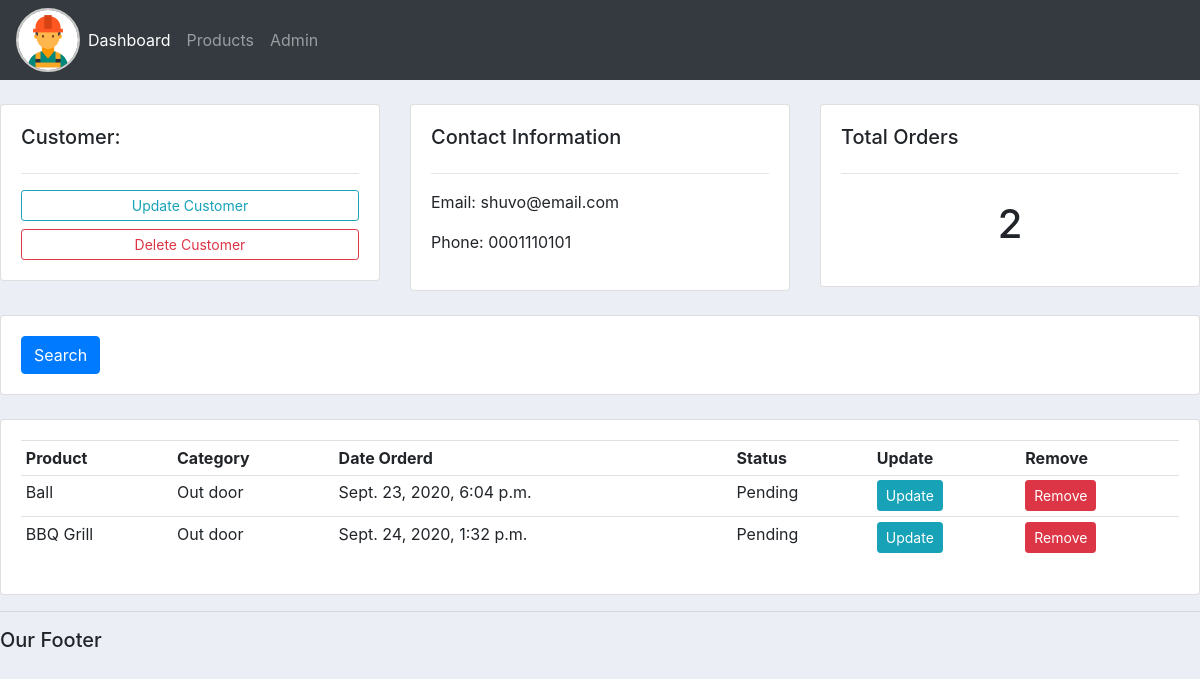
The app's page /customer/2/ with its own data.
### accounts/models.py (models this page shows, shortened)
class Customer(models.Model):
    name = models.CharField(max_length=200, null=True)
    phone = models.CharField(max_length=200, null=True)
    email = models.CharField(max_length=200, null=True)
    date_created = models.DateTimeField(auto_now_add=True)

class Order(models.Model):
    STATUS = (
        ('Pending', 'Pending'),
        ('Out for delivery', 'Out for delivery'),
        ('Delivered', 'Delivered'),
    )
    customer = models.ForeignKey(
        Customer, null=True, on_delete=models.SET_NULL)
    product = models.ForeignKey(Product, null=True, on_delete=models.SET_NULL)
    date_created = models.DateTimeField(auto_now_add=True)
    status = models.CharField(max_length=200, null=True, choices=STATUS)

class Product(models.Model):
    CATEGORY = (
        ('Indoor', 'Indoor'),
        ('Out door', 'Out door'),
    )
    name = models.CharField(max_length=200, null=True)
    price = models.FloatField(null=True)
    category = models.CharField(max_length=200, null=True, choices=CATEGORY)
    description = models.CharField(max_length=200, null=True, blank=True)
    date_created = models.DateTimeField(auto_now_add=True)
    tags = models.ManyToManyField(Tag)
    def __str__(self):
        return self.name

### accounts/views.py (the view)
# urls.py: path('customer/<str:pk>/', views.customer, name="customer"),
def customer(req, pk):
    customer = Customer.objects.get(id=pk)
    orders = customer.order_set.all()
    order_count = orders.count()
    context = {'customer': customer,
               'orders': orders, 'order_count': order_count}
    return render(req, 'accounts/customer.html', context)

### accounts/templates/accounts/customer.html
{% extends 'accounts/main.html' %} {% block content %}
<br />
<div class="row">
    <div class="col-md">
        <div class="card card-body">
            <h5>Customer:</h5>
            <hr />
            <a class="btn btn-outline-info btn-sm btn-block" href=""
                >Update Customer</a
            >
            <a class="btn btn-outline-danger btn-sm btn-block" href=""
                >Delete Customer</a
            >
        </div>
    </div>
    <div class="col-md">
        <div class="card card-body">
            <h5>Contact Information</h5>
            <hr />
            <p>Email: {{customer.email}}</p>
            <p>Phone: {{customer.phone}}</p>
        </div>
    </div>
    <div class="col-md">
        <div class="card card-body">
            <h5>Total Orders</h5>
            <hr />
            <h1 style="text-align: center; padding: 10px">
            {{order_count}}</h1>
        </div>
    </div>
</div>
<br />
<div class="row">
    <div class="col">
        <div class="card card-body">
            <form method="get">
                <button class="btn btn-primary" type="submit">Search</button>
            </form>
        </div>
    </div>
</div>
<br />
<div class="row">
    <div class="col-md">
        <div class="card card-body">
            <table class="table table-sm">
                <tr>
                    <th>Product</th>
                    <th>Category</th>
                    <th>Date Orderd</th>
                    <th>Status</th>
                    <th>Update</th>
                    <th>Remove</th>
                </tr>
                {% for order in orders %}
                <tr>
                    <td>{{order.product}}</td>
                    <td>{{order.product.category}}</td>
                    <td>{{order.date_created}}</td>
                    <td>{{order.status}}</td>
                    <td><a href="#" class="btn btn-sm btn-info">Update</a></td>
                    <td><a href="#" class="btn btn-sm btn-danger">Remove</a></td>
                </tr>
                {% endfor %}
            </table>
        </div>
    </div>
</div>
{% endblock %}

### static/css/main.css (style rules this page uses)
body { background-color: #ebeff5; }

### records on screen
Customer: email "shuvo@email.com", phone "0001110101"
Order: product "Ball", product.category "Out door", date_created "Sept. 23, 2020, 6:04 p.m.", status "Pending"
Order: product "BBQ Grill", product.category "Out door", date_created "Sept. 24, 2020, 1:32 p.m.", status "Pending"

### other values on screen
{{ order_count }} "2"
